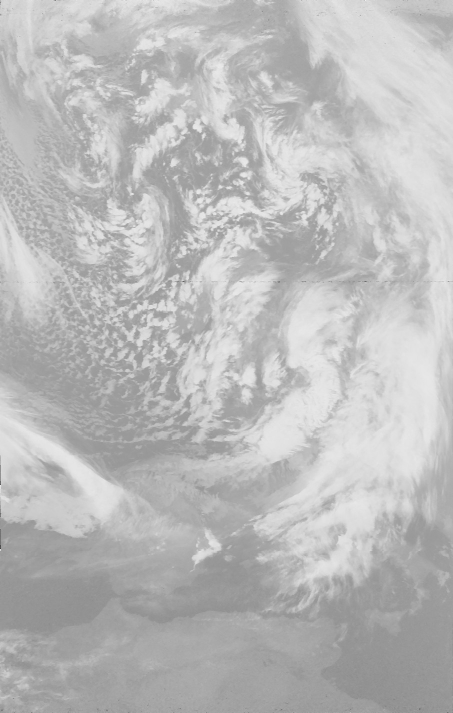
%> input picture WeatherImage/earth_no_process.jpg, 905 x 1426 px (shown at 1/2 size)
$ octave cloud_detection.m   (GNU Octave 9; MATLAB toolbox functions it lacks are replaced by stand-ins)
%> lines starting %> are read from the running program, lines starting %| are printed output that depends on the picture
%% user vars
cloud_thresh = 110;
cloud_count = 0;
height = 854; %%km

%% read in the image
I = imread('earth_no_process.jpg');
%> I is the input picture: size 1426x905 uint8; min 0, max 255, mean 186.7
subplot(1,3,1)

imshow(I)

set(subplot(1,3,1),'fontname','times')  % Set it to times
set(gca, 'box', 'on', 'Visible', 'on', 'xtick', [], 'ytick', [])
title('Image obtained using home-made V-dipole antenna', 'FontSize', 14)

I = imread('earth_colour_no_strips.jpg');
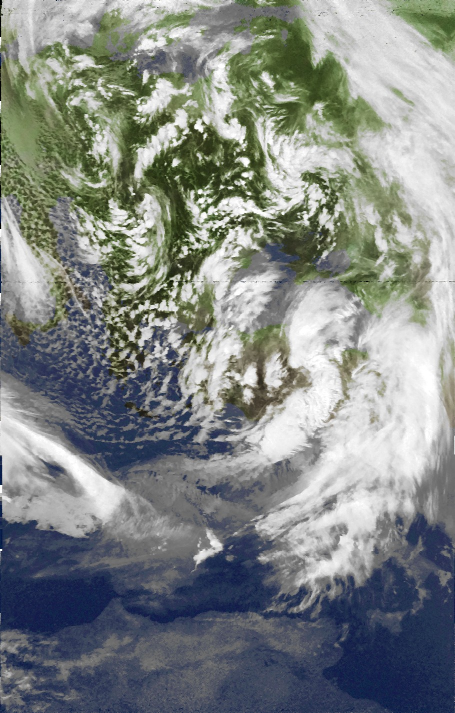
%> input picture WeatherImage/earth_colour_no_strips.jpg, 909 x 1426 px (shown at 1/2 size)
%> I is the input picture: size 1426x909x3 uint8; mean R, G, B 129.3, 134.7, 132.5
subplot(1,3,2)
imshow(I)

set(gca,'fontname','times')  % Set it to times
set(gca, 'box', 'on', 'Visible', 'on', 'xtick', [], 'ytick', [])
title('Image with MCIR colour map', 'FontSize', 14)

[row, col, lay] = size(I)
%> row = 1426; col = 909; lay = 3

Imask = I; %% copy the image, to use it as a mask

%% loop through every pixel in the image, and convert to hex for each layer (red/green/blue)
for i = 1:row
    for j = 1:col

        %% extract the RBG colours
        R = I(i,j,1);
        G = I(i,j,2);
        B = I(i,j,3);

        %% if any of them are greater than the threshold, assume it's a cloud - make the pixel red
        if (R > cloud_thresh)

            %% count the pixel, to generate the CCI
            cloud_count = cloud_count + 1;

            Imask(i,j,1) = 225;
            Imask(i,j,2) = 0;
            Imask(i,j,3) = 225;
        end
    end
end
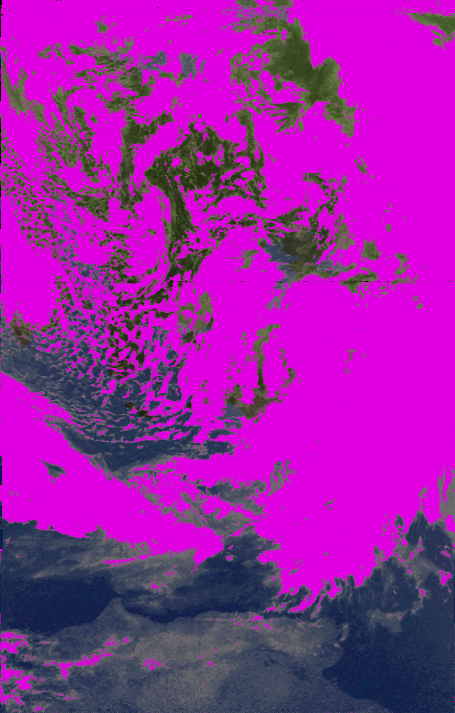
%> Imask: size 1426x909x3 uint8 (shown at 1/2 size); mean R, G, B 154.7, 32.6, 161.1
%> after the loop, cloud_count = 726695

subplot(1,3,3)
imshow(Imask)
set(gca,'fontname','times')  % Set it to times
set(gca, 'box', 'on', 'Visible', 'on', 'xtick', [], 'ytick', [])
title('Processed image with cloud detection algorithm', 'FontSize', 14)

CCI = ((cloud_count)/(row*col)) * 100
%> CCI = 56.06
suptitle(sprintf('Cloud Coverage Index (CCI) = %0.2f%%', CCI));
set(gca, 'color', 'k')
